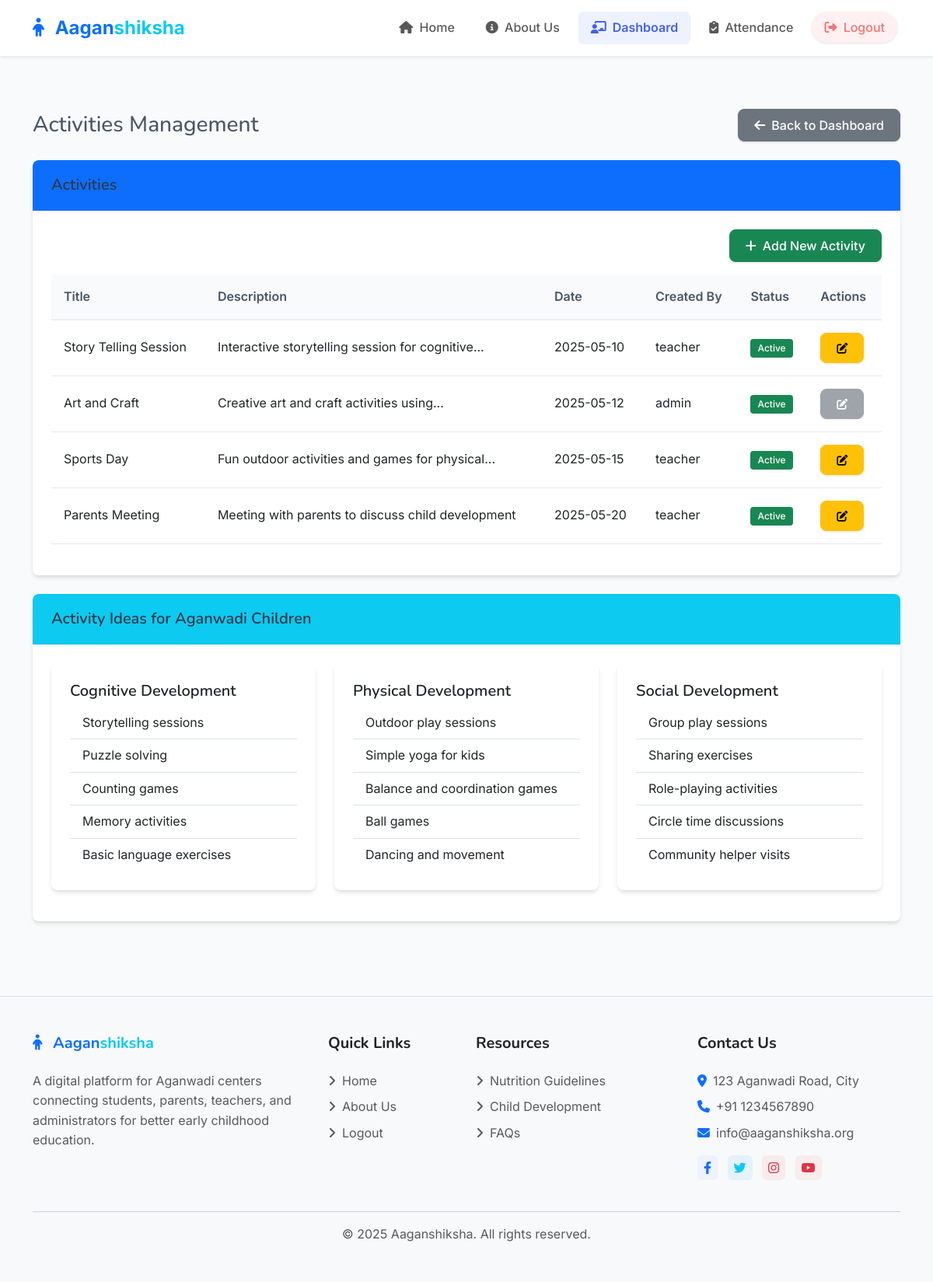
The page /teacher/activities (signed in) on the database its author committed.
### models.py (models this page shows, shortened)
class Activity(db.Model):
    id = db.Column(db.Integer, primary_key=True, autoincrement=True)
    title = db.Column(db.String(100), nullable=False)
    description = db.Column(db.Text, nullable=False)
    date = db.Column(db.Date, nullable=False)
    user_id = db.Column(db.Integer, db.ForeignKey('user.id'), nullable=False)
    created_at = db.Column(db.DateTime, default=datetime.utcnow)
    updated_at = db.Column(db.DateTime, default=datetime.utcnow, onupdate=datetime.utcnow)
    is_active = db.Column(db.Boolean, default=True)

class User(UserMixin, db.Model):
    id = db.Column(db.Integer, primary_key=True)
    username = db.Column(db.String(64), unique=True, nullable=False)
    email = db.Column(db.String(120), unique=True, nullable=False)
    password_hash = db.Column(db.String(256), nullable=False)
    role = db.Column(db.String(20), nullable=False)  # 'admin', 'teacher'
    aadhar_number = db.Column(db.String(12), unique=True, nullable=False)
    created_at = db.Column(db.DateTime, default=datetime.utcnow)
    complaints = db.relationship('Complaint', backref='author', lazy=True)
    nutrition_tips = db.relationship('NutritionTip', backref='created_by', lazy=True)
    activities = db.relationship('Activity', backref='created_by', lazy=True)

### routes/teacher.py (the view)
@teacher_bp.route('/activities')
@login_required
@teacher_required
def activities():
    activities = Activity.query.all()
    return render_template('teacher/activities.html', activities=activities)

### app.py (called while the page is built)
@app.context_processor
def inject_csrf_token():
    return dict(csrf_token=generate_csrf)

@login_manager.user_loader
def load_user(user_id):
    return User.query.get(int(user_id))

### routes/teacher.py (called while the page is built)
def teacher_required(f):
    @wraps(f)
    def decorated_function(*args, **kwargs):
        if not current_user.is_authenticated or current_user.role != 'teacher':
            flash('You need to be a teacher to access this page.', 'danger')
            return redirect(url_for('auth.login'))
        return f(*args, **kwargs)
    return decorated_function

### templates/teacher/activities.html (shortened to what this page needs)
{% extends 'base.html' %}
{% block content %}
<div class="container py-4">
    <div class="d-flex justify-content-between align-items-center mb-4">
        <h1 class="h3 mb-0">Activities Management</h1>
        <a href="{{ url_for('teacher.dashboard') }}" class="btn btn-secondary">
            <i class="fas fa-arrow-left me-2"></i>Back to Dashboard
        </a>
    </div>
    <div class="card mb-4">
        <div class="card-header bg-primary text-white">
            <h5 class="mb-0">
                {% if is_add %}
                    Add New Activity
                {% elif is_edit %}
                    Edit Activity
                {% else %}
                    Activities
                {% endif %}
            </h5>
        </div>
        <div class="card-body">
            {% if is_add or is_edit %}
                <form method="POST">
                    {{ form.hidden_tag() }}
                    <div class="mb-3">
                        <label class="form-label">Title</label>
                        {{ form.title(class="form-control") }}
                        {% if form.title.errors %}
                            <div class="text-danger">
                                {% for error in form.title.errors %}
                                    <small>{{ error }}</small>
                                {% endfor %}
                            </div>
                        {% endif %}
                    </div>
                    <div class="mb-3">
                        <label class="form-label">Description</label>
                        {{ form.description(class="form-control", rows=5) }}
                        {% if form.description.errors %}
                            <div class="text-danger">
                                {% for error in form.description.errors %}
                                    <small>{{ error }}</small>
                                {% endfor %}
                            </div>
                        {% endif %}
                    </div>
                    <div class="mb-3">
                        <label class="form-label">Date</label>
                        {{ form.date(class="form-control", type="date") }}
                        {% if form.date.errors %}
                            <div class="text-danger">
                                {% for error in form.date.errors %}
                                    <small>{{ error }}</small>
                                {% endfor %}
                            </div>
                        {% endif %}
                    </div>
                    <div class="mb-3 form-check">
                        {{ form.is_active(class="form-check-input") }}
                        <label class="form-check-label" for="is_active">Active</label>
                        {% if form.is_active.errors %}
                            <div class="text-danger">
                                {% for error in form.is_active.errors %}
                                    <small>{{ error }}</small>
                                {% endfor %}
                            </div>
                        {% endif %}
                    </div>
                    <div class="d-flex justify-content-between">
                        <a href="{{ url_for('teacher.activities') }}" class="btn btn-secondary">Cancel</a>
                        {{ form.submit(class="btn btn-primary") }}
                    </div>
                </form>
            {% else %}
                <div class="d-flex justify-content-end mb-3">
                    <a href="{{ url_for('teacher.add_activity') }}" class="btn btn-success">
                        <i class="fas fa-plus me-2"></i>Add New Activity
                    </a>
                </div>
                <div class="table-responsive">
                    <table class="table table-hover">
                        <thead>
                            <tr>
                                <th>Title</th>
                                <th>Description</th>
                                <th>Date</th>
                                <th>Created By</th>
                                <th>Status</th>
                                <th>Actions</th>
                            </tr>
                        </thead>
                        <tbody>
                            {% if activities %}
                                {% for activity in activities %}
                                    <tr>
                                        <td>{{ activity.title }}</td>
                                        <td>{{ activity.description|truncate(50) }}</td>
                                        <td>{{ activity.date.strftime('%Y-%m-%d') }}</td>
                                        <td>{{ activity.created_by.username }}</td>
                                        <td>
                                            <span class="badge {% if activity.is_active %}bg-success{% else %}bg-secondary{% endif %}">
                                                {{ 'Active' if activity.is_active else 'Inactive' }}
                                            </span>
                                        </td>
                                        <td>
                                            <div class="btn-group btn-group-sm">
                                                {% if activity.user_id == current_user.id %}
                                                    <a href="{{ url_for('teacher.edit_activity', id=activity.id) }}" class="btn btn-warning">
                                                        <i class="fas fa-edit"></i>
                                                    </a>
                                                {% else %}
                                                    <button type="button" class="btn btn-secondary" disabled>
                                                        <i class="fas fa-edit"></i>
                                                    </button>
                                                {% endif %}
                                            </div>
                                        </td>
                                    </tr>
                                {% endfor %}
                            {% else %}
                                <tr>
                                    <td colspan="6" class="text-center">No activities found.</td>
                                </tr>
                            {% endif %}
                        </tbody>
                    </table>
                </div>
            {% endif %}
        </div>
    </div>
    <div class="card">
        <div class="card-header bg-info text-white">
            <h5 class="mb-0">Activity Ideas for Aganwadi Children</h5>
        </div>
        <div class="card-body">
            <div class="row">
                <div class="col-md-4">
                    <div class="card mb-3">
                        <div class="card-body">
                            <h5 class="card-title">Cognitive Development</h5>
                            <ul class="list-group list-group-flush">
                                <li class="list-group-item">Storytelling sessions</li>
                                <li class="list-group-item">Puzzle solving</li>
                                <li class="list-group-item">Counting games</li>
                                <li class="list-group-item">Memory activities</li>
                                <li class="list-group-item">Basic language exercises</li>
                            </ul>
                        </div>
                    </div>
                </div>
                <div class="col-md-4">
                    <div class="card mb-3">
                        <div class="card-body">
                            <h5 class="card-title">Physical Development</h5>
                            <ul class="list-group list-group-flush">
                                <li class="list-group-item">Outdoor play sessions</li>
                                <li class="list-group-item">Simple yoga for kids</li>
                                <li class="list-group-item">Balance and coordination games</li>
                                <li class="list-group-item">Ball games</li>
                                <li class="list-group-item">Dancing and movement</li>
                            </ul>
                        </div>
                    </div>
                </div>
                <div class="col-md-4">
                    <div class="card mb-3">
                        <div class="card-body">
                            <h5 class="card-title">Social Development</h5>
                            <ul class="list-group list-group-flush">
                                <li class="list-group-item">Group play sessions</li>
                                <li class="list-group-item">Sharing exercises</li>
                                <li class="list-group-item">Role-playing activities</li>
                                <li class="list-group-item">Circle time discussions</li>
                                <li class="list-group-item">Community helper visits</li>
                            </ul>
                        </div>
                    </div>
                </div>
            </div>
        </div>
    </div>
</div>
{% endblock %}

### static/css/style.css (style rules this page uses)
:root { --primary-color: #4361ee; --primary-light: #eef2ff; --secondary-color: #3f72af; --info-color: #3abff8; --success-color: #36d399; --warning-color: #fbbd23; --danger-color: #f87272; --light-color: #f8f9fa; --dark-color: #333333; --text-color: #4a5568; --border-radius: 0.5rem; --box-shadow: 0 4px 6px -1px rgba(0, 0, 0, 0.1), 0 2px 4px -1px rgba(0, 0, 0, 0.06); --transition: all 0.3s ease; }
body { min-height: 100vh; display: flex; flex-direction: column; font-family: 'Inter', -apple-system, BlinkMacSystemFont, 'Segoe UI', Roboto, Oxygen, Ubuntu, Cantarell, 'Open Sans', 'Helvetica Neue', sans-serif; color: var(--text-color); background-color: #f9fafb; line-height: 1.6; }
h1, h2, h3, h4, h5, h6 { font-family: 'Nunito', -apple-system, BlinkMacSystemFont, 'Segoe UI', Roboto, Oxygen, Ubuntu, Cantarell, 'Open Sans', 'Helvetica Neue', sans-serif; font-weight: 600; color: #2d3748; }
a { transition: var(--transition); }
.btn { border-radius: var(--border-radius); padding: 0.5rem 1.25rem; font-weight: 500; transition: var(--transition); box-shadow: 0 1px 3px rgba(0,0,0,0.12); }
.card { border: none; border-radius: var(--border-radius); box-shadow: var(--box-shadow); transition: var(--transition); overflow: hidden; }
.card-header { background-color: white; border-bottom: 1px solid rgba(0, 0, 0, 0.05); padding: 1.25rem 1.5rem; font-weight: 600; }
.card-body { padding: 1.5rem; }
.table { border-collapse: separate; border-spacing: 0; width: 100%; margin-bottom: 1rem; }
.table th { background-color: #f8fafc; font-weight: 600; padding: 1rem; text-align: left; color: #4a5568; border-bottom: 1px solid #e2e8f0; }
.table td { padding: 1rem; border-bottom: 1px solid #e2e8f0; vertical-align: middle; }
.badge { padding: 0.5em 0.75em; font-weight: 500; border-radius: 0.25rem; }

### rows shown on the page
Activity: title "Story Telling Session", description "Interactive storytelling session for cognitive...", date "2025-05-10", created_by.username "teacher", is_active "Active"
Activity: title "Art and Craft", description "Creative art and craft activities using...", date "2025-05-12", created_by.username "admin", is_active "Active"
Activity: title "Sports Day", description "Fun outdoor activities and games for physical...", date "2025-05-15", created_by.username "teacher", is_active "Active"
Activity: title "Parents Meeting", description "Meeting with parents to discuss child development", date "2025-05-20", created_by.username "teacher", is_active "Active"

### other values the page prints
{{ current_year|default(2025) }} "2025"
